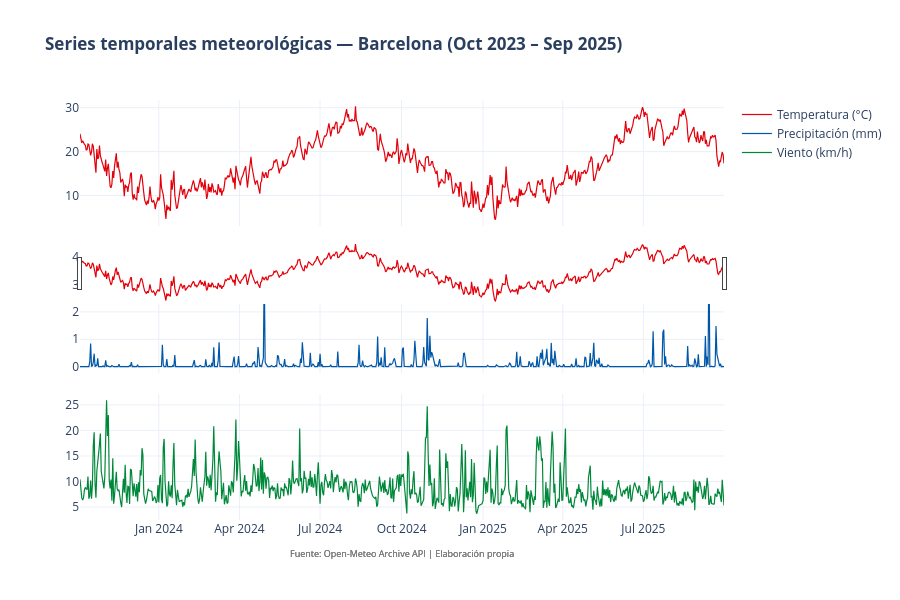

Notebook cell for this chart:
### Markdown cell above
#### 4.3.3. Efecto Meteorológico

Las condiciones meteorológicas modulan la demanda de bicicletas sobre el patrón temporal base. Esta sección analiza la evolución de las cinco variables meteorológicas a lo largo del período y su relación con la tasa de ocupación del sistema.

### Code cell
meteo_vars = [c for c in ["temperature_2m","precipitation","wind_speed_10m",
                            "relative_humidity_2m","surface_pressure"] if c in df.columns]

if meteo_vars:
    meteo_daily = (df.groupby(df["hora"].dt.normalize().dt.tz_localize(None))
                     [meteo_vars].mean().reset_index())
    meteo_daily.columns = ["fecha"] + meteo_vars

    n_vars = min(3, len(meteo_vars))
    vars_plot = meteo_vars[:n_vars]
    labels_es = {"temperature_2m": "Temperatura (°C)",
                 "precipitation": "Precipitación (mm)",
                 "wind_speed_10m": "Viento (km/h)",
                 "relative_humidity_2m": "Humedad relativa (%)",
                 "surface_pressure": "Presión atmosférica (hPa)"}

    fig_m = make_subplots(rows=n_vars, cols=1, shared_xaxes=True,
                          vertical_spacing=0.05,
                          subplot_titles=[labels_es.get(v, v) for v in vars_plot])
    colors_meteo = [BICING_RED, "#0057A8", "#00883A"]

    for i, var in enumerate(vars_plot):
        fig_m.add_trace(
            go.Scatter(x=meteo_daily["fecha"], y=meteo_daily[var],
                       mode="lines", name=labels_es.get(var, var),
                       line=dict(color=colors_meteo[i], width=1.2)),
            row=i+1, col=1
        )

    fig_m.update_layout(
        title="<b>Series temporales meteorológicas — Barcelona (Oct 2023 – Sep 2025)</b>",
        height=600, template="plotly_white",
        xaxis=dict(rangeslider=dict(visible=True)),
        annotations=[dict(
            x=0.5, y=-0.1, xref="paper", yref="paper",
            text="Fuente: Open-Meteo Archive API | Elaboración propia",
            showarrow=False, font=dict(size=9, color="gray")
        )]
    )
    fig_m.show()

    n_hist = len(meteo_vars)
    fig_hist, axes_h = plt.subplots(1, n_hist, figsize=(5*n_hist, 4))
    if n_hist == 1: axes_h = [axes_h]

    for ax, var in zip(axes_h, meteo_vars):
        data_v = df[var].dropna()
        ax.hist(data_v, bins=50, color=BICING_RED, alpha=0.6, density=True, edgecolor="white")
        kde_x = np.linspace(data_v.min(), data_v.max(), 200)
        kde = stats.gaussian_kde(data_v.sample(min(10000, len(data_v)), random_state=42))
        ax.plot(kde_x, kde(kde_x), color="navy", linewidth=2)
        ax.set_title(labels_es.get(var, var), fontweight="bold")
        ax.set_xlabel(var)
        ax.set_ylabel("Densidad")

    plt.tight_layout()
    plt.show()
else:
    print("AVISO: Variables meteorológicas no disponibles en el dataset.")

### Figure 1 — Plotly figure (JSON) as saved in the notebook; plotly's stock layout.template omitted (floating-point values rounded to 4 significant figures; data arrays with more than 128 entries replaced by an {"elided": "..."} marker saying what was removed)
{"data": [{"line": {"color": "#E3000B", "width": 1.2}, "mode": "lines", "name": "Temperatura (°C)", "type": "scatter", "x": {"elided": "728 str values"}, "xaxis": "x", "y": {"elided": "728 float values"}, "yaxis": "y"}, {"line": {"color": "#0057A8", "width": 1.2}, "mode": "lines", "name": "Precipitación (mm)", "type": "scatter", "x": {"elided": "728 str values"}, "xaxis": "x2", "y": {"elided": "728 float values"}, "yaxis": "y2"}, {"line": {"color": "#00883A", "width": 1.2}, "mode": "lines", "name": "Viento (km/h)", "type": "scatter", "x": {"elided": "728 str values"}, "xaxis": "x3", "y": {"elided": "728 float values"}, "yaxis": "y3"}], "layout": {"annotations": [{"font": {"color": "gray", "size": 9}, "showarrow": false, "text": "Fuente: Open-Meteo Archive API | Elaboración propia", "x": 0.5, "xanchor": "center", "xref": "paper", "y": -0.1, "yanchor": "bottom", "yref": "paper"}, {"font": {"color": "gray", "size": 9}, "showarrow": false, "text": "Fuente: Open-Meteo Archive API | Elaboración propia", "x": 0.5, "xanchor": "center", "xref": "paper", "y": -0.1, "yanchor": "bottom", "yref": "paper"}, {"font": {"color": "gray", "size": 9}, "showarrow": false, "text": "Fuente: Open-Meteo Archive API | Elaboración propia", "x": 0.5, "xanchor": "center", "xref": "paper", "y": -0.1, "yanchor": "bottom", "yref": "paper"}], "height": 600, "title": {"text": "<b>Series temporales meteorológicas — Barcelona (Oct 2023 – Sep 2025)</b>"}, "xaxis": {"anchor": "y", "domain": [0, 1], "matches": "x3", "rangeslider": {"visible": true}, "showticklabels": false}, "xaxis2": {"anchor": "y2", "domain": [0, 1], "matches": "x3", "showticklabels": false}, "xaxis3": {"anchor": "y3", "domain": [0, 1]}, "yaxis": {"anchor": "x", "domain": [0.7, 1]}, "yaxis2": {"anchor": "x2", "domain": [0.35, 0.65]}, "yaxis3": {"anchor": "x3", "domain": [0, 0.3]}}}
